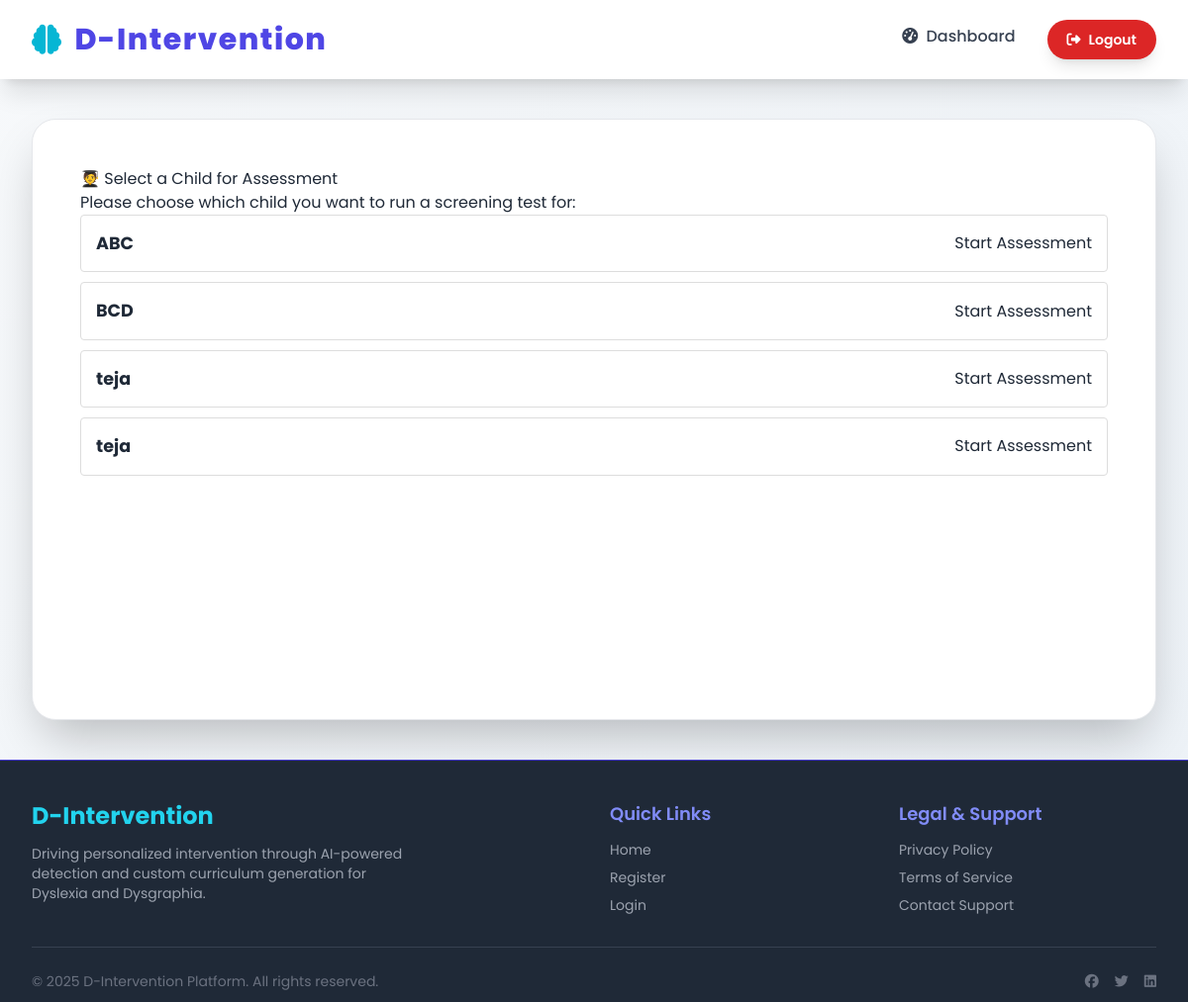
Page /select_child (signed in) on the committed database.
### tables this page shows
CREATE TABLE children (
            id INTEGER PRIMARY KEY AUTOINCREMENT,
            parent_id INTEGER NOT NULL,
            name TEXT NOT NULL,
            age INTEGER NOT NULL,
            school_class TEXT,
            created_at TIMESTAMP DEFAULT CURRENT_TIMESTAMP,
            FOREIGN KEY (parent_id) REFERENCES parents(id) ON DELETE CASCADE
        );

### app.py (the view)
@app.route('/select_child')
@parent_required
def select_child():
    parent_id = session['parent_id']
    conn = get_db_connection()
    children = conn.execute("SELECT id, name FROM children WHERE parent_id = ?", (parent_id,)).fetchall()
    conn.close()
    return render_template('select_child.html', children=children)

### app.py (called while the page is built)
def get_db_connection():
    conn = sqlite3.connect(DATABASE)
    conn.row_factory = sqlite3.Row
    return conn

def login_required_role(role):
    def wrapper(f):
        @wraps(f)
        def decorated(*args, **kwargs):
            if role == 'admin' and session.get('role') != 'admin':
                flash("Please log in as Admin.", "warning")
                return redirect(url_for('login'))
            if role == 'parent' and session.get('role') != 'parent':
                flash("Please log in as Parent.", "warning")
                return redirect(url_for('login'))
            return f(*args, **kwargs)
        return decorated
    return wrapper

### templates/select_child.html (shortened to what this page needs)
{% extends "layout.html" %}
{% block content %}
    <h2>🧑‍🎓 Select a Child for Assessment</h2>
    <p>Please choose which child you want to run a screening test for:</p>
    <ul style="list-style: none; padding: 0;">
        {% for id, name in children %}
        <li style="border: 1px solid #ddd; padding: 15px; margin-bottom: 10px; border-radius: 4px; display: flex; justify-content: space-between; align-items: center;">
            <span style="font-size: 1.1em; font-weight: bold;">{{ name }}</span>
            <a href="{{ url_for('start_assessment', child_id=id) }}" class="btn btn-primary">Start Assessment</a>
        </li>
        {% else %}
        <li>No children added yet. Please add a child on the <a href="{{ url_for('parent_dashboard') }}">Parent Dashboard</a>.</li>
        {% endfor %}
    </ul>
{% endblock %}

### templates/layout.html (style rules this page uses)
:root { --color-primary: #4f46e5; --color-accent: #06b6d4; }
body { font-family: 'Poppins', sans-serif; background: linear-gradient(135deg, #f7f9fb 0%, #edf2f7 100%); color: #1f2937; }
html { scroll-behavior: smooth; }

### rows in the picture
children: name "ABC"
children: name "BCD"
children: name "teja"
children: name "teja"

### other values in the picture
{{ 2025 }} "2025"
